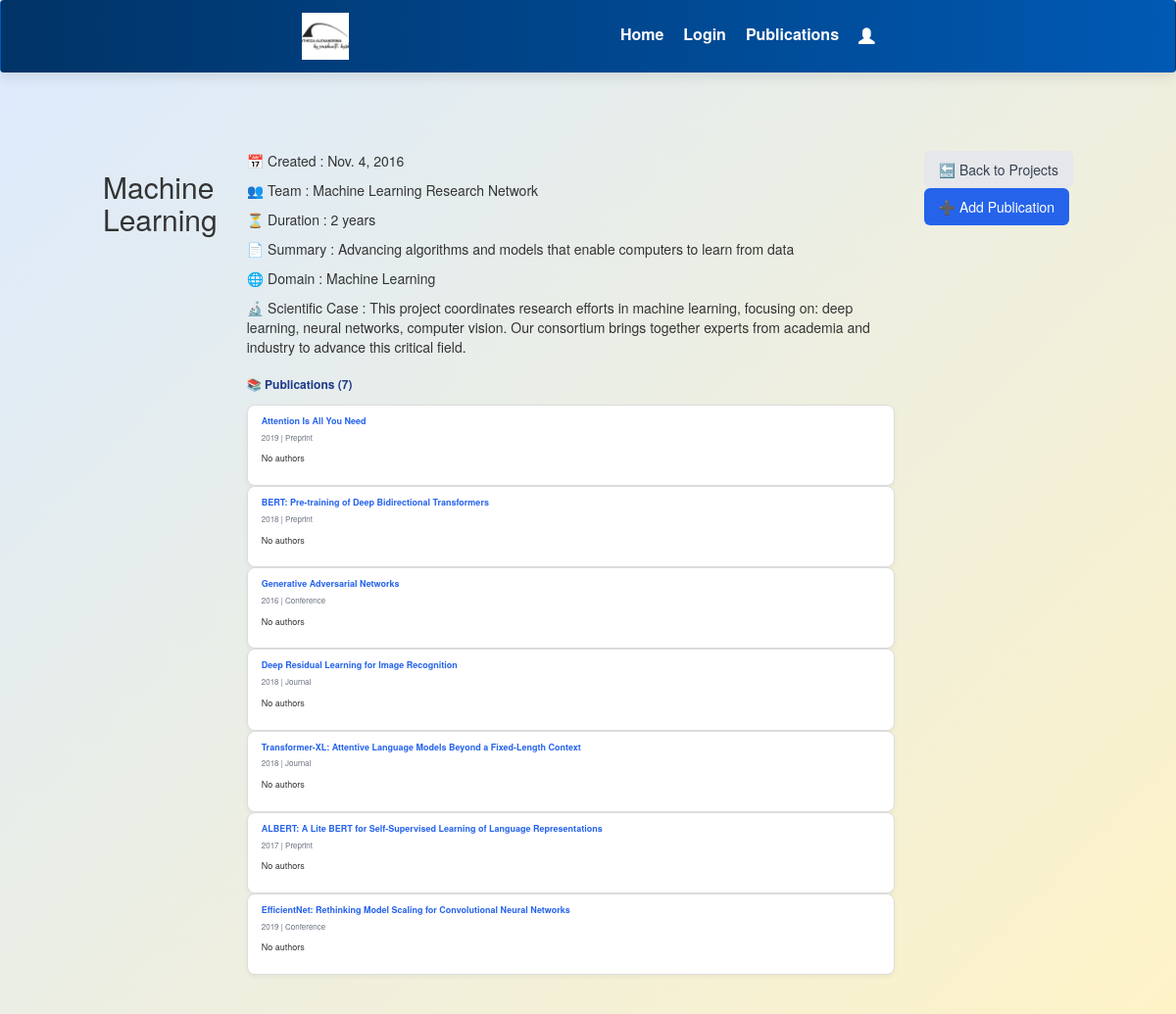
/project/1/, run on the app's committed database.
### projects/models.py (models this page shows, shortened)
class Project(models.Model):
    title = models.CharField(max_length=200)
    created= models.DateField()
    team  = models.CharField(max_length=300)
    abstract = models.TextField(default="No abstract yet")
    duration = models.CharField(max_length=100)
    domain = models.CharField(max_length=100)
    scientific_case = models.TextField()

class Publication(models.Model):
    project = models.ForeignKey(Project, on_delete=models.CASCADE, related_name='publications')
    title = models.CharField(max_length=200)
    author = models.CharField(Author,max_length=200)
    url = models.URLField(blank=True)
    year = models.PositiveIntegerField()
    file = models.FileField(upload_to='publications/files/', blank=True)
    image = models.ImageField(upload_to='publications/images/', blank=True)
    type = models.CharField(max_length=100, choices=PUBLICATION_TYPES)
    collaborators = models.ManyToManyField(Author)
    uploaded_at = models.DateTimeField(auto_now_add=True)
    abstract = models.TextField(default="No abstract yet")

### projects/views.py (the view)
# urls.py: path('project/<int:pk>/', views.project_detail, name='project_detail'),
def project_detail(request, pk):
    project = get_object_or_404(Project, pk=pk)
    publications = project.publications.all().prefetch_related('collaborators')
    return render(request, 'projects/project_detail.html', {
        'project': project,
        'publications': publications
    })

### projects/templates/projects/project_detail.html (shortened to what this page needs)
{% extends "base.html" %}
{% block content %}
<div class="container mx-auto p-4">
    <h2 class="text-3xl font-bold mb-6 text-gray-800">{{ project.title }}</h2>
    <div class="grid md:grid-cols-3 gap-8 mb-8">
        <div class="md:col-span-2 project-details-box">
            <p>📅 Created : {{ project.created }}</p>
            <p>👥 Team : {{ project.team }}</p>
            <p>⏳ Duration : {{ project.duration }}</p>
            <p>📄 Summary : {{ project.abstract }}</p>
            <p>🌐 Domain : {{ project.domain }}</p>
            <p>🔬 Scientific Case : {{ project.scientific_case }}</p>
            <p class="pub-section-title">📚 Publications ({{ publications|length }})</p>
            {% if publications %}
                <div class="flex gap-4 overflow-x-auto pb-2">
                    {% for pub in publications %}
                        <div class="pub-card">
                            <a href="{% url 'publication_detail' pub.id %}" class="pub-title">
                                {{ pub.title }}
                            </a>
                            <p class="pub-meta">{{ pub.year }} | {{ pub.type }}</p>
                            {% if pub.authors.exists %}
                                <p class="pub-meta">👥 {{ pub.authors.all|join:", " }}</p>
                            {% else %}
                                <p class="text-sm italic text-gray-400">No authors</p>
                            {% endif %}
                        </div>
                    {% endfor %}
                </div>
            {% else %}
                <p class="text-gray-500 italic">No publications added yet.</p>
            {% endif %}
        </div>
    </div>
    <div class="mt-6 flex gap-3">
        <a href="{% url 'projects_page' %}" class="btn btn-back">🔙 Back to Projects</a>
        <a href="{% url 'add_publication' project.id %}" class="btn btn-add">➕ Add Publication</a>
    </div>
</div>
{% endblock %}

### projects/static/css/styles.css (style rules this page uses)
:root { --primary: #2563eb; --primary-dark: #1d4ed8; --primary-hover: #1e40af; --secondary: #003366; --secondary-light: #0059b3; --accent: #ffd166; --bg-gradient: linear-gradient(135deg, #dbeafe, #fef3c7); --text-color: #2c3e50; --radius: 12px; --shadow-sm: 0 2px 8px rgba(0, 0, 0, 0.1); --shadow-md: 0 4px 14px rgba(0, 0, 0, 0.1); --shadow-lg: 0 8px 30px rgba(0, 0, 0, 0.08); }
*, *::before, *::after { box-sizing: border-box; }
html, body { margin: 0; padding: 0; height: 100%; font-family: 'Segoe UI', sans-serif; color: var(--text-color); background: var(--bg-gradient); }
.container { flex: 1; display: flex; max-width: 1200px; margin: 40px auto; gap: 30px; padding: 0 20px; animation: fadeInUp 0.8s ease; }

### projects/templates/projects/project_detail.html (style rules this page uses)
.pub-section-title { font-size: 1.2rem; font-weight: 700; margin-top: 20px; margin-bottom: 12px; color: #1e3a8a; }
.pub-card { background: white; padding: 10px 14px; border-radius: 8px; border: 1px solid #ddd; font-size: 0.9rem; min-width: 220px; box-shadow: 0 2px 5px rgba(0,0,0,0.05); transition: transform 0.2s ease, box-shadow 0.2s ease; flex-shrink: 0; }
.pub-title { color: #2563eb; font-weight: 600; text-decoration: none; }
.pub-meta { font-size: 0.8rem; color: #6b7280; margin-top: 4px; }
.btn { display: inline-block; padding: 8px 14px; border-radius: 6px; font-weight: 500; text-decoration: none; transition: background-color 0.2s ease; }
.btn-back { background-color: #e5e7eb; color: #374151; }
.btn-add { background-color: #2563eb; color: white; }

### data on the page
Project: title "Machine Learning", created "Nov. 4, 2016", team "Machine Learning Research Network", duration "2 years", abstract "Advancing algorithms and models that enable computers to learn from data", domain "Machine Learning", scientific_case "This project coordinates research efforts in machine learning, focusing on: deep learning, neural networks, computer vision. Our consortium brings together experts from academia and industry to advance this critical field."
Publication: title "Attention Is All You Need", year "2019", type "Preprint"
Publication: title "BERT: Pre-training of Deep Bidirectional Transformers", year "2018", type "Preprint"
Publication: title "Generative Adversarial Networks", year "2016", type "Conference"
Publication: title "Deep Residual Learning for Image Recognition", year "2018", type "Journal"
Publication: title "Transformer-XL: Attentive Language Models Beyond a Fixed-Length Context", year "2018", type "Journal"
Publication: title "ALBERT: A Lite BERT for Self-Supervised Learning of Language Representations", year "2017", type "Preprint"
Publication: title "EfficientNet: Rethinking Model Scaling for Convolutional Neural Networks", year "2019", type "Conference"

### other printed values
{{ publications|length }} "7"
